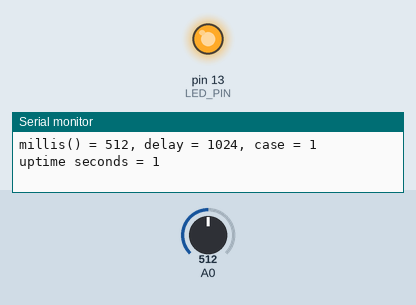
This sketch was run on a simulated Arduino Uno, built with avr-gcc and run on an emulated ATmega328P. Parts: output pins drawn as LEDs (lit = HIGH), the last lines printed to the serial monitor. The test bench sets the inputs (shaded band); at power-on: A0 = 512. Random numbers use the default seed unless the sketch sets one.

Above: at 1.2 s.
1.3 s: A0 set to 122
At 2.1 s:
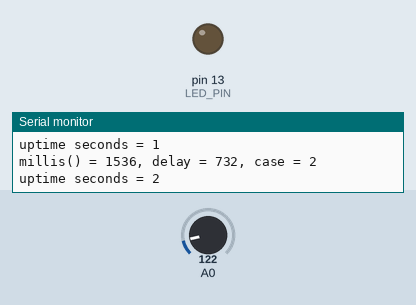
4.8 s: A0 set to 306
Timing chart, 0 to 12.6 s (numbered marks = the images above; inputs shaded):
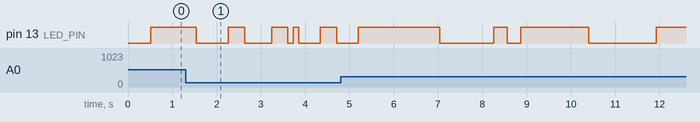

The sketch:

millisToSerial.ino
```cpp
void setup() {
  Serial.begin(9600);
  randomSeed(analogRead(A0));
  pinMode(13, OUTPUT);
}

void loop() {
  static uint32_t counter_millis = millis();
  static uint32_t every_one_seconds_millis = millis();
  static bool blink = true;
  const uint8_t LED_PIN = 13;
  static int random_delay = analogRead(A0);
  uint8_t random_case = random(4);//(255);

  if (millis() - counter_millis >= random_delay) {
    counter_millis = millis();
    do {
      random_delay = analogRead(A0) * random(7);
    } while (random_delay == 0);

    Serial.print("millis() = ");
    Serial.print(counter_millis);
    Serial.print(", delay = ");
    Serial.print(random_delay);
    Serial.print(", case = ");
    Serial.println(random_case);

    digitalWrite(LED_PIN, blink);
    blink = !blink;
  }

  if (millis() - every_one_seconds_millis >= 1000) {
    every_one_seconds_millis = millis();
    Serial.print("uptime seconds = ");
    Serial.println(every_one_seconds_millis / 1000);
  }
}
```
